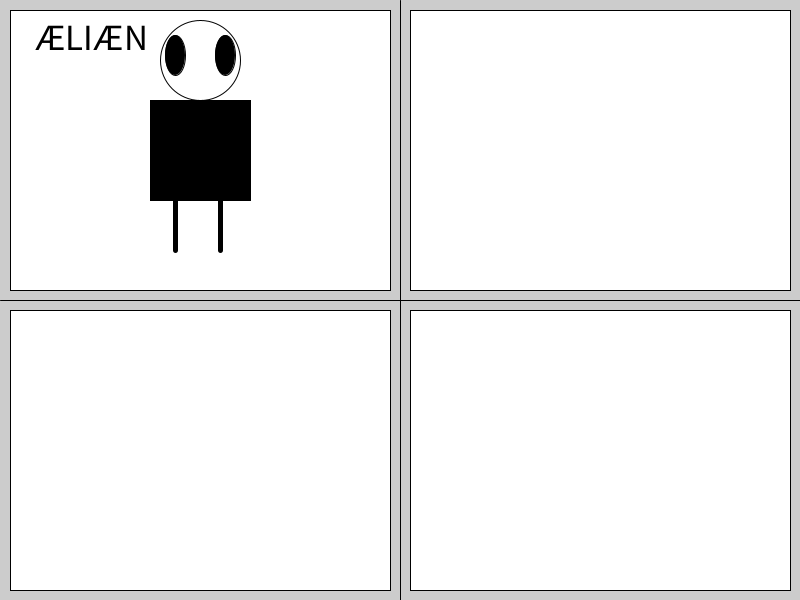
Frame 1 (no input)
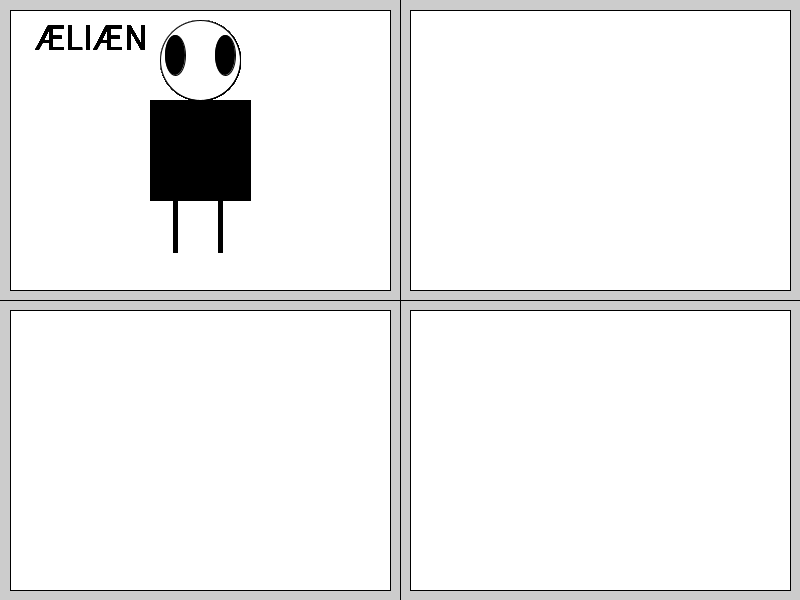
Frame 60 (the mouse pressed at the canvas centre just before this capture)
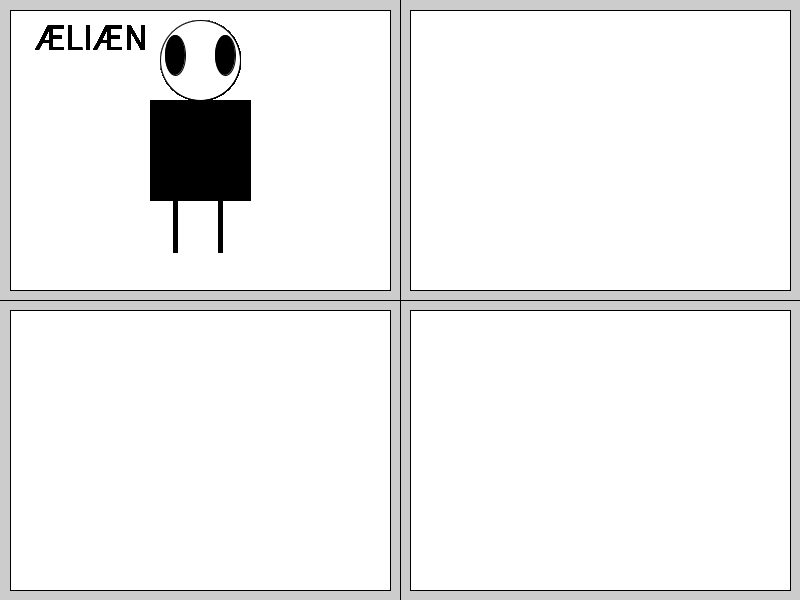
Frame 120 (the mouse held since frame 60 and released just before this capture)

The Processing sketch that drew these frames (run headless with seeded random() and noise(); from frame 60 on, the mouse is pressed at the canvas centre):

// Processing sketch: Alien
// ── Alien.pde
void setup(){
size(800,600);
}
void draw(){
  //boks bagved
  frameFunction(0,0);
  frameFunction(400,0);
  
  frameFunction(0,300);
  frameFunction(400,300);
  
  //Nu vil jeg lave linjer
  line(400,0,400,600);
  line(0,300,800,300);
  
  //krop
  fill(0,0,0);
  rect(150,100,100,100);
  
  //Hoved
  fill(255,255,255);
  circle(200,60,80);
  
  //Øjne
  fill(0,0,0);
  ellipse(175,55,20,40);
  ellipse(225,55,20,40);
  
  //thick
  strokeWeight(5);
  line(175,200,175,250);
  line(220,200,220,250);
  
  textSize(37);
  text("ÆLIÆN",35,50);
  
  // så vi ikke farver baggrunden i firkanterne sorte
  noFill();
  strokeWeight(1);
}
void frameFunction(int x,int y){
  rect(10+x,10+y,380,280);
}
